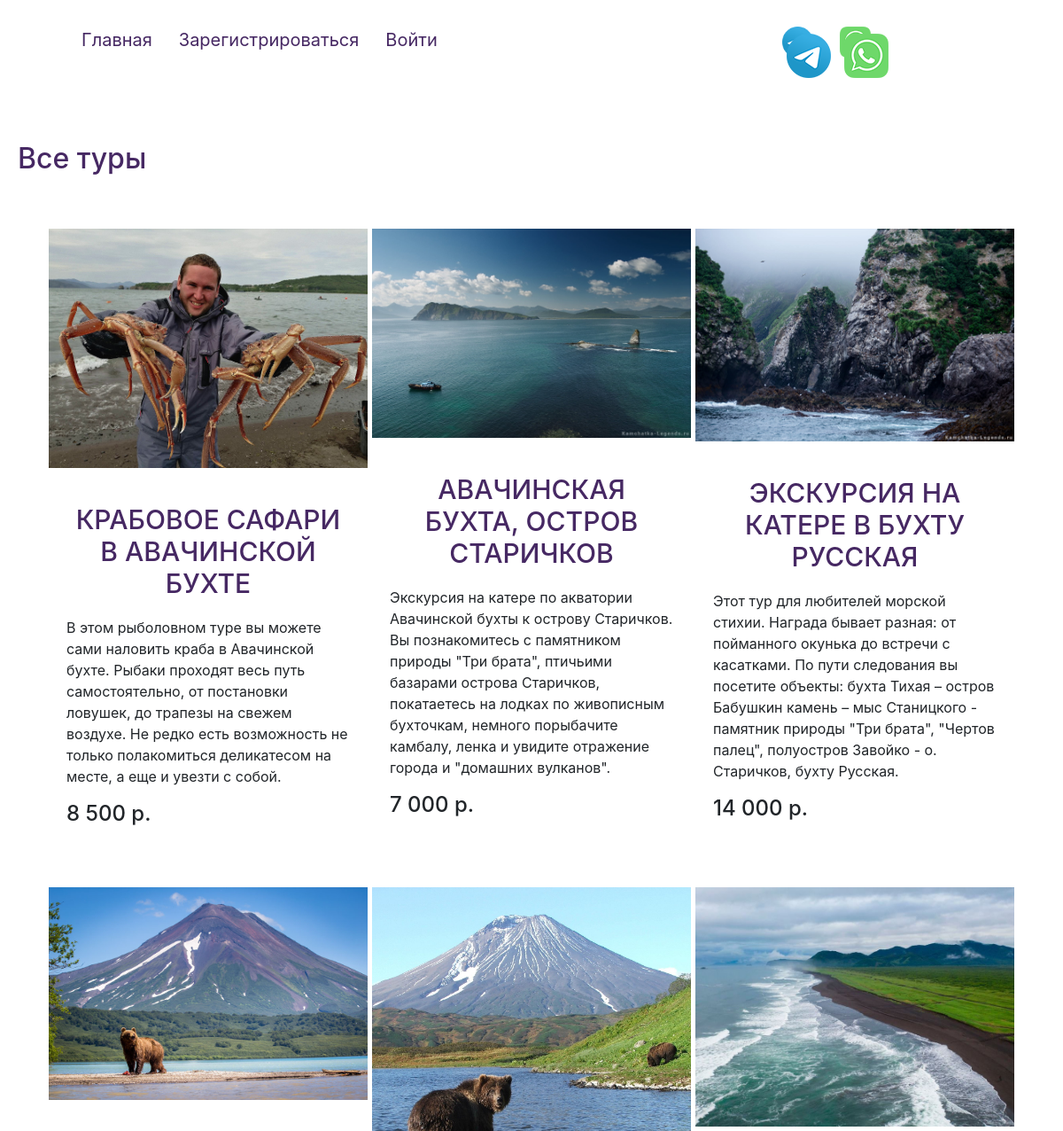
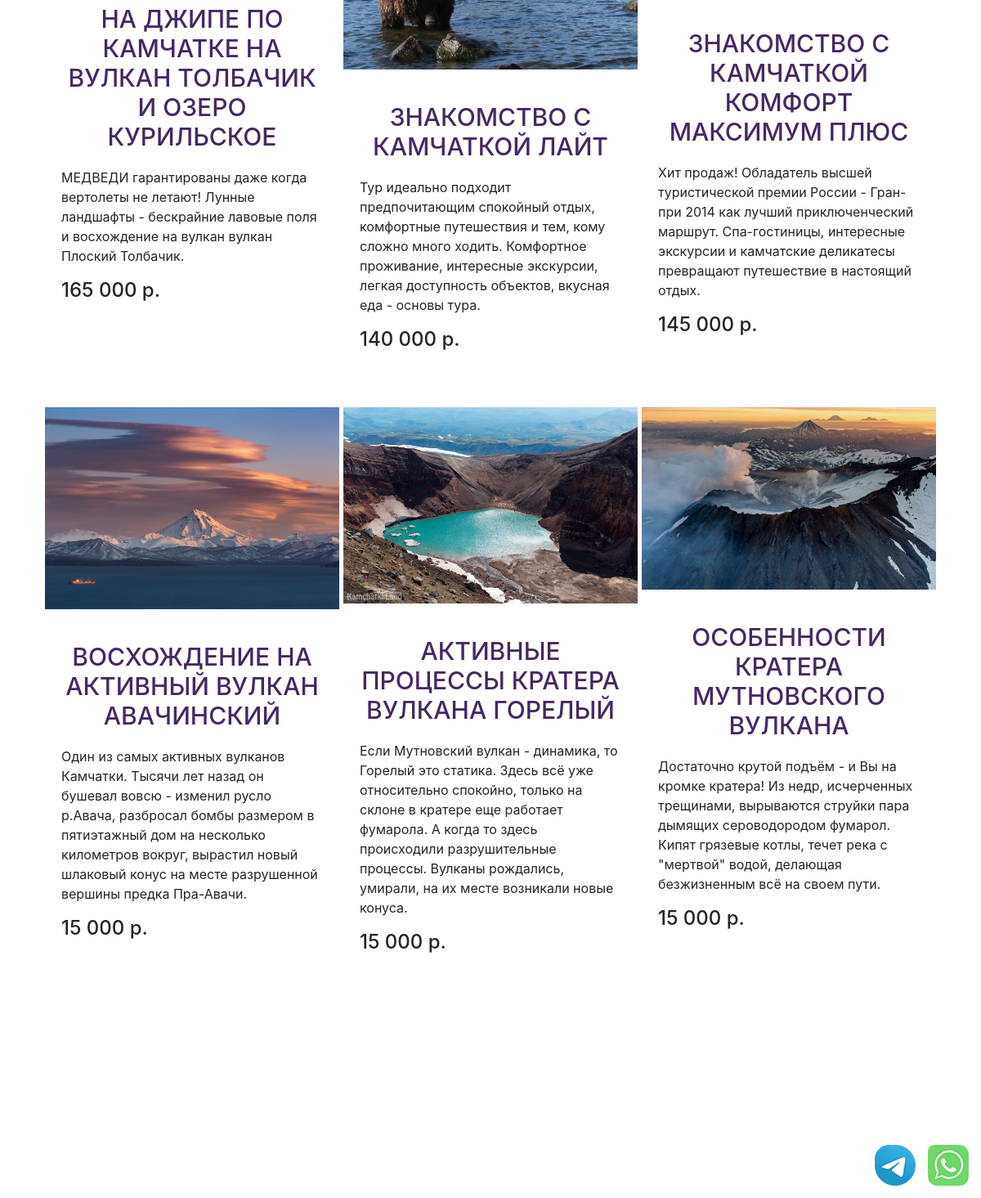
The page /vse/ on the database its author committed (2 pictures, top to bottom).
### kam/models.py (models this page shows, shortened)
class Vse(models.Model):
    title = models.CharField(max_length=300)
    description = models.CharField(max_length=300)
    image = models.ImageField(upload_to='kam/image/')
    price = models.CharField(max_length=300)

### kam/views.py (the view)
# urls.py: path('vse/', views.vse, name='vse'),
def vse(request):
    vse = Vse.objects.all()
    return render(request, 'kam/vse.html', {'vse': vse})

### kam/templates/kam/vse.html
{% extends 'kam/base.html' %}
{% block content %}
<h2>Все туры</h2>
<div class="block">
    {% for vs in vse %}
    <div class="element">
        <div>
            <img src="{{ vs.image.url }}" alt="">
        </div>
        <div class="text">
            <h2><a href="" target="_blank"> {{ vs.title }}</a></h2>
            <p>{{ vs.description }}</p>
            <h4>{{ vs.price }}</h4>
        </div>
    </div>
    {% endfor %}
</div>
{% endblock %}

### kam/templates/kam/base.html (shortened to what this page needs)
<!DOCTYPE html>
{% load static %}
<html lang="ru">
<head>
    <link href="{% static 'css/style.css' %}" rel="stylesheet">
    <link href="{% static 'vendor/bootstrap/css/bootstrap.min.css' %}" rel="stylesheet">
</head>
<body>
<div class="menu">
    <div class="wrap1">
        <ul>
            <li><a href="{% url 'index' %}">Главная</a></li>
            {% if user.is_authenticated %}
            <li class="logo">Пользователь: {{ user.username }}</li>
            <li><a href="{% url 'kab' %}">Личный кабинет</a></li>
            <li>
                <form action="{% url 'logoutuser' %}" method="post">
                    {% csrf_token %}
                    <button class="top">Выйти</button>
                </form>
            </li>
            {% else %}
            <li><a href="{% url 'signupuser' %}">Зарегистрироваться</a></li>
            <li><a href="{% url 'loginuser' %}">Войти</a></li>
            {% endif %}
        </ul>
        <div class="contact-top">
            <a class="whatsapp-number" href="https://wa.me/9534888135?text=Здравствуйте!"><img
                    src="{% static 'kam/wa-image-color.png' %}"
                    alt=""></a>
            <a class="telegram-number" href="https://t.me/lenagalikeeva"><img
                    src="{% static 'kam/tg-image-color.png' %}" alt=""></a>
            <a class="phone-number text-white" href="tel:+79099999999">
                <h5>+7(909)-999-99-99</h5></a>
        </div>
    </div>
</div>
<div class="content">
    <div class="wrap">
        {% block content %}
        {% endblock %}
    </div>
</div>
<div class="contact-top">
    <a class="whatsapp-number" href="https://wa.me/9534888135?text=Здравствуйте!"><img
            src="{% static 'kam/wa-image-color.png' %}" alt=""></a>
    <a class="telegram-number" href="https://t.me/lenagalikeeva"><img src="{% static 'kam/tg-image-color.png' %}"
                                                                      alt=""></a>
    <a class="phone-number text-white" href="tel:+79099999999">
        <h5>+7(909)-999-99-99</h5></a>
</div>
</body>
</html>

### kam/static/css/style.css (style rules this page uses)
body { background-image: url(https://cs11.pikabu.ru/post_img/big/2020/07/28/2/1595896862195370102.jpg); background-size: cover; background-repeat: no-repeat; background-attachment: fixed; background-position: center; padding: 0; margin: 0; }
.wrap { max-width: 1300px; margin: 0 auto; padding: 20px; box-sizing: border-box; }
.block { display: flex; flex-wrap: wrap; justify-content: space-evenly; margin: 40px 30px 150px; }
.text { width: 360px; padding: 20px; box-sizing: border-box; }
.element, .count { background: #FFF; margin: 20px 0; }
.block img { max-width: 360px; }
.content { margin-top: 30px; }
.img + h2, .text h2 { text-align: center; margin: 20px 0; font-size: 30px; }
.wrap1 { padding: 15px 0; width: 90%; margin: 0; display: flex; justify-content: space-around; align-items: center; }
.wrap1 ul { margin: 0; padding: 0; display: flex; }
.wrap1 li { margin-left: 20px; }
.wrap1 a { color: rgb(70, 40, 99); padding: 8px 5px; text-decoration: none; font-size: 20px; }
ul { list-style: none; }
h2 { color:rgb(70, 40, 99); }
.text a { color: rgb(70, 40, 99); }
li { margin-bottom: 20px; }
.phone-number { width: 200px; height: 40px; float: right; margin: 20px 10px 5px 20px; color: #FFF; }
.whatsapp-number { width: 35px; height: 35px; float: right; margin: 15px 30px 30px 20px; background: url(./img/wa-image-color.png) no-repeat center top / cover; transition: 0.5s ease-in-out; }
.telegram-number { width: 35px; height: 35px; float: right; margin: 15px 10px 30px 20px; background: url(./img/tg-image-color.png) no-repeat center top / cover; transition: 0.5s ease-in-out; }
.menu { margin-right: 0; }

### rows shown on the page
Vse: image (picture), title "КРАБОВОЕ САФАРИ В АВАЧИНСКОЙ БУХТЕ", description "В этом рыболовном туре вы можете сами наловить краба в Авачинской бухте. Рыбаки проходят весь путь самостоятельно, от постановки ловушек, до трапезы на свежем воздухе. Не редко есть возможность не только полакомиться деликатесом на месте, а еще и увезти с собой.", price "8 500 р."
Vse: image (picture), title "АВАЧИНСКАЯ БУХТА, ОСТРОВ СТАРИЧКОВ", description "Экскурсия на катере по акватории Авачинской бухты к острову Старичков. Вы познакомитесь с памятником природы \"Три брата\", птичьими базарами острова Старичков, покатаетесь на лодках по живописным бухточкам, немного порыбачите камбалу, ленка и увидите отражение города и \"домашних вулканов\".", price "7 000 р."
Vse: image (picture), title "ЭКСКУРСИЯ НА КАТЕРЕ В БУХТУ РУССКАЯ", description "Этот тур для любителей морской стихии. Награда бывает разная: от пойманного окунька до встречи с касатками. По пути следования вы посетите объекты: бухта Тихая – остров Бабушкин камень – мыс Станицкого - памятник природы \"Три брата\", \"Чертов палец\", полуостров Завойко - о. Старичков, бухту Русская.", price "14 000 р."
Vse: image (picture), title "НА ДЖИПЕ ПО КАМЧАТКЕ НА ВУЛКАН ТОЛБАЧИК И ОЗЕРО КУРИЛЬСКОЕ", description "МЕДВЕДИ гарантированы даже когда вертолеты не летают! Лунные ландшафты - бескрайние лавовые поля и восхождение на вулкан вулкан Плоский Толбачик.", price "165 000 р."
Vse: image (picture), title "ЗНАКОМСТВО С КАМЧАТКОЙ ЛАЙТ", description "Тур идеально подходит предпочитающим спокойный отдых, комфортные путешествия и тем, кому сложно много ходить. Комфортное проживание, интересные экскурсии, легкая доступность объектов, вкусная еда - основы тура.", price "140 000 р."
Vse: image (picture), title "ЗНАКОМСТВО С КАМЧАТКОЙ КОМФОРТ МАКСИМУМ ПЛЮС", description "Хит продаж! Обладатель высшей туристической премии России - Гран-при 2014 как лучший приключенческий маршрут. Спа-гостиницы, интересные экскурсии и камчатские деликатесы превращают путешествие в настоящий отдых.", price "145 000 р."
Vse: image (picture), title "ВОСХОЖДЕНИЕ НА АКТИВНЫЙ ВУЛКАН АВАЧИНСКИЙ", description "Один из самых активных вулканов Камчатки. Тысячи лет назад он бушевал вовсю - изменил русло р.Авача, разбросал бомбы размером в пятиэтажный дом на несколько километров вокруг, вырастил новый шлаковый конус на месте разрушенной вершины предка Пра-Авачи.", price "15 000 р."
Vse: image (picture), title "АКТИВНЫЕ ПРОЦЕССЫ КРАТЕРА ВУЛКАНА ГОРЕЛЫЙ", description "Если Мутновский вулкан - динамика, то Горелый это статика. Здесь всё уже относительно спокойно, только на склоне в кратере еще работает фумарола. А когда то здесь происходили разрушительные процессы. Вулканы рождались, умирали, на их месте возникали новые конуса.", price "15 000 р."
Vse: image (picture), title "ОСОБЕННОСТИ КРАТЕРА МУТНОВСКОГО ВУЛКАНА", description "Достаточно крутой подъём - и Вы на кромке кратера! Из недр, исчерченных трещинами, вырываются струйки пара дымящих сероводородом фумарол. Кипят грязевые котлы, течет река с \"мертвой\" водой, делающая безжизненным всё на своем пути.", price "15 000 р."
